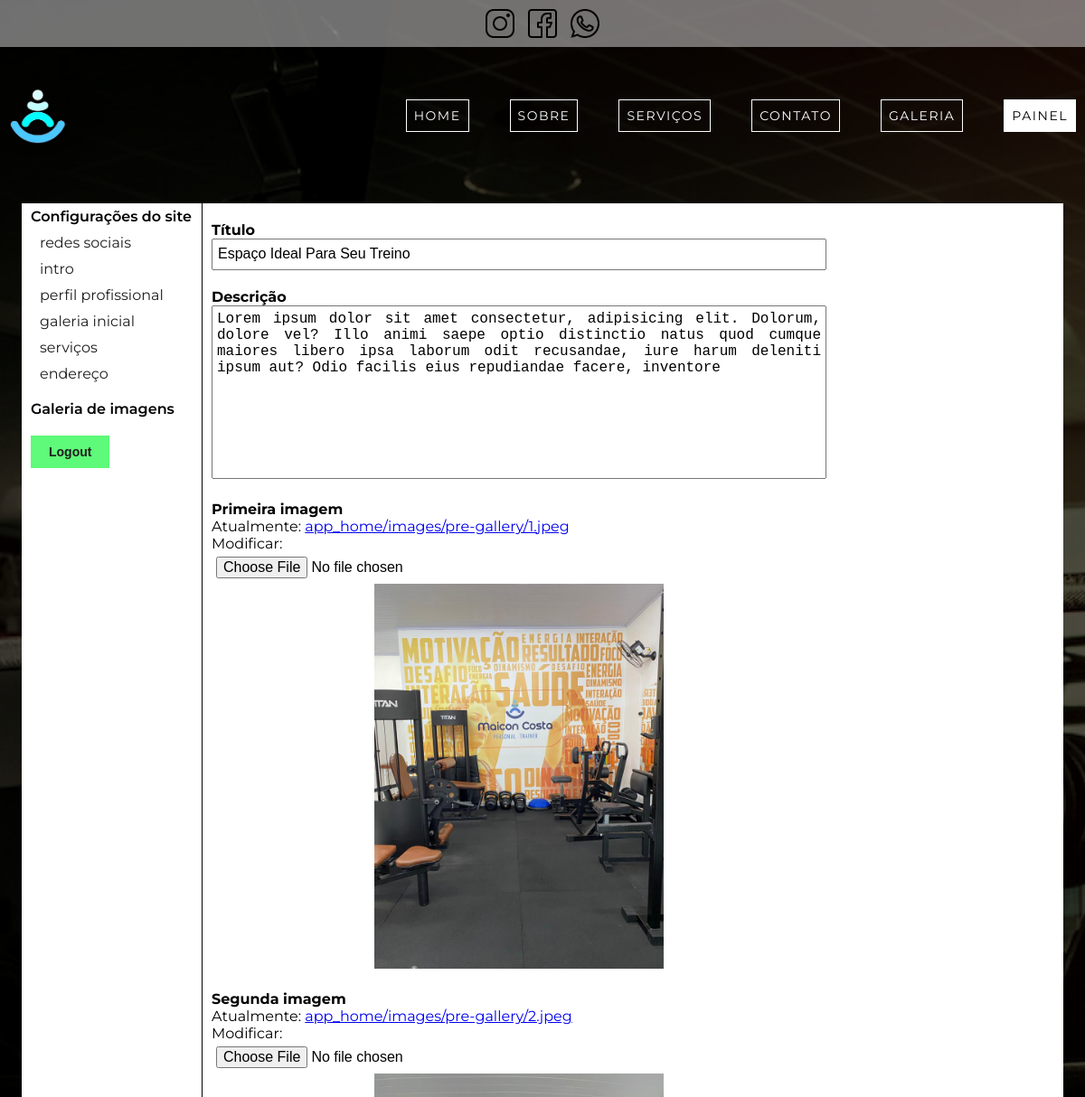
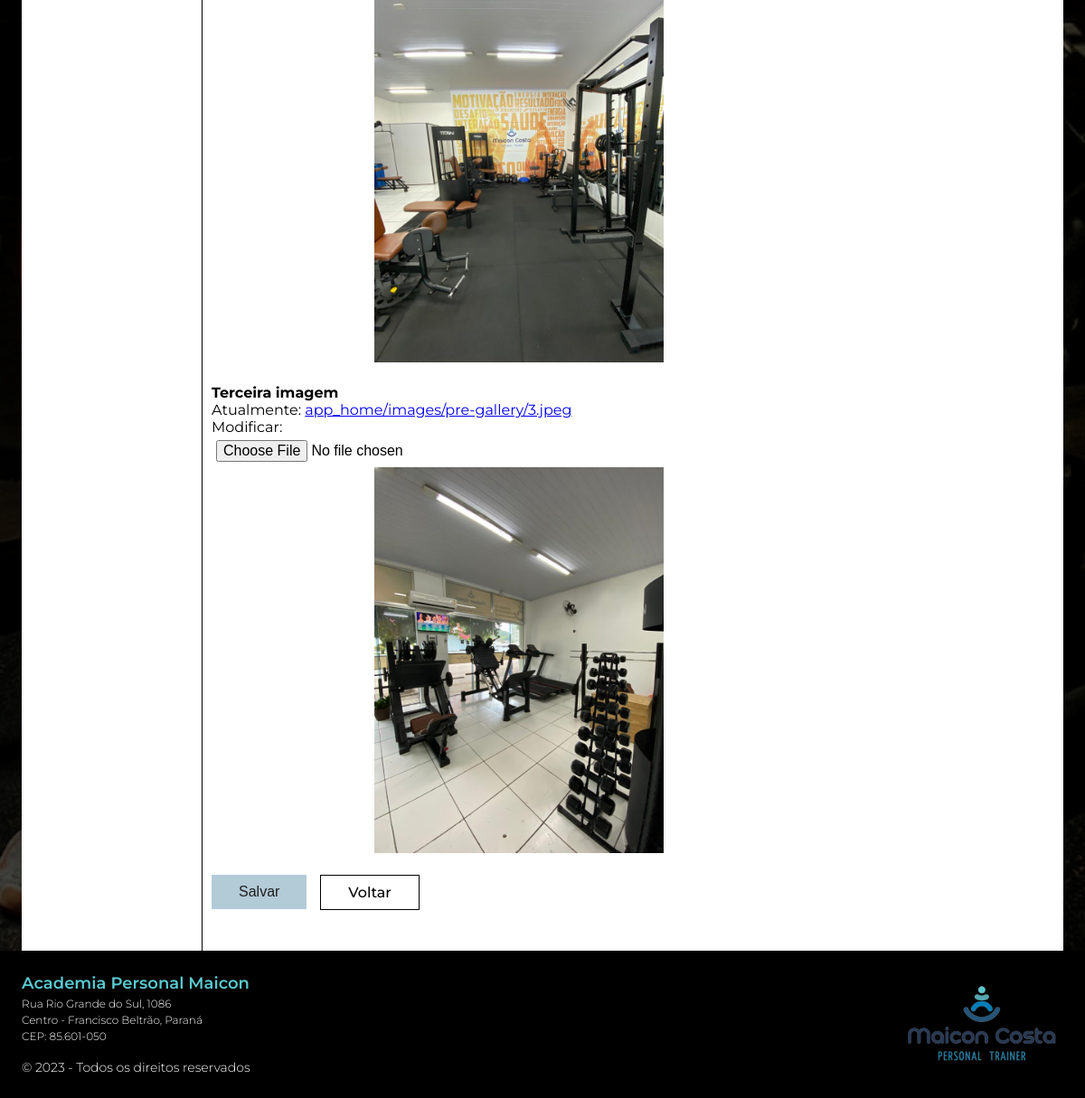
Screenshot of /author/dashboard/settings/initial-gallery/edit/ (signed in) with the database file from the repository (2 pictures, top to bottom).
### app_home/models.py (models this page shows, shortened)
class PreGallery(models.Model):
    local = 'app_home/images/pre-gallery'
    title = models.CharField(max_length=255,
                             default='',
                             verbose_name='título',
                             )
    description = models.TextField(max_length=500,
                                   default='',
                                   verbose_name='descrição',
                                   )
    image_one = models.ImageField(upload_to=local,
                                  default='',
                                  verbose_name='primeira imagem',
                                  )
    image_two = models.ImageField(upload_to=local,
                                  default='',
                                  verbose_name='segunda imagem',
                                  )
    image_three = models.ImageField(upload_to=local,
                                    default='',
                                    verbose_name='terceira imagem',
                                    )
    class Meta:
        verbose_name = 'Galeria de imagens da home'
        verbose_name_plural = 'Galeria de imagens da home'

class Adress(models.Model):
    name = models.CharField(max_length=255,
                            default='',
                            verbose_name='nome do estabelecimento',
                            )
    adress = models.CharField(max_length=255,
                              default='',
                              verbose_name='endereço',
                              )
    city = models.CharField(max_length=255,
                            default='',
                            verbose_name='bairro e cidade',
                            )
    postal = models.CharField(max_length=255,
                              default='',
                              verbose_name='cep',
                              )
    class Meta:
        verbose_name = 'Endereço'
        verbose_name_plural = 'Endereço'

### author/views/initial_gallery.py (the view)
@login_required(redirect_field_name='next', login_url='author:login')
def settings_initial_gallery(request: HttpRequest):
    gallery: PreGallery = PreGallery.objects.first()
    form: ModelForm = f.PreGalleryForm(
        data=request.POST or None,
        files=request.FILES or None,
        instance=gallery,
        )
    if form.is_valid():
        form.save()
        messages.success(request, 'Dados salvos com sucesso.')
        return redirect('author:initialgallery')
    return render(request, 'author/partials/_initialgallery.html', context={
        'form': form,
        'button_to_back_action': reverse('author:dashboard'),
    })

### author/forms/form_settings.py
class PreGalleryForm(ModelForm):
    class Meta:
        model = PreGallery
        fields = '__all__'

### app_home/context_processor.py (called while the page is built)
def adress(request: HttpRequest):
    adress = Adress.objects.first()
    return {
        'adress': adress
    }

### author/templates/author/partials/_initialgallery.html
{% extends 'author/pages/dashboard.html' %}
{% block settings %}
    {% include 'author/partials/_baseform.html' %}
{% endblock %}

### author/templates/author/partials/_baseform.html (shortened to what this page needs)
<form
    action="{{ form_action }}"
    class="C-form"
    method="POST"
    enctype="multipart/form-data">
    {% for field in form %}
        <div class="C-form__div">
            <label for="{{ field.id_for_label }}" class="C-form__label">
                {{ field.label }}
            </label>
            {{ field }}
            {% if field.name == 'image_one' and field.value.url %}
                <div class="">
                    <img src="{{ field.value.url }}" alt="">
                </div>
            {% endif %}
            {% if field.name == 'image_two' and field.value.url %}
            <div class="">
                <img src="{{ field.value.url }}" alt="">
            </div>
            {% endif %}
            {% if field.name == 'image_three' and field.value.url %}
            <div class="">
                <img src="{{ field.value.url }}" alt="">
            </div>
            {% endif %}
        </div>
    {% endfor %}
    <div class="C-buttons center_flex_row">
        <button type="submit" class="C-form__button">salvar</button>
        <a class="C-form__button C-button_to_back" href="{{ button_to_back_action }}">voltar</a>
    </div>
</form>

### base_template/global/partials/_footer.html
{% load static %}
<div class="C-footer__details">
    <a class="C-footer__link" href="{% url 'author:login' %}">
        <p class="C-footer__title">{{ adress.name }}</p>
    </a>
    <p class="C-footer__adress">{{ adress.adress }}</p>
    <p class="C-footer__adress">{{ adress.city }}</p>
    <p class="C-footer__adress">{{ adress.postal }}</p>
    <p class="C-footer__copy"> &copy; 2023 - Todos os direitos reservados</p>
</div>
<div class="C-footer__logo">
    <img src="{% static 'global/images/logo.png' %}" alt="">
</div>

### base_static/global/css/style.css (style rules this page uses)
* { margin: 0; padding: 0; box-sizing: border-box; }
:root { --blue-0: #C5FFFD; --blue-1: #B3CBD7; --blue-2: #59C9D0; --blue-3: #067CB8; --blue-4: #0B7DB2; --blue-4: #26557A; --blue-5: #283958; --blue-5-transparent: #2839589c; --blue-facebook: #1976D2; --orange-1: #ED541C; --orange-1-instagram: #FA851D; --orange-2-instagram: #F55031; --orange-3-instagram: #B43179; --orange-4-instagram: #B52F8C; --light-white: #FBFBFB; --standard-white: #ffffff; --standard-black: #000000; --black-transparent-bg: rgba(0, 0, 0, 0.7); --gray-1: rgb(65, 63, 63); --green-1-whatsapp: #30BF2E; --green-2-whatsapp: #5EFA79; --standard-gray: #1f1d1d; --standard-red: rgba(179, 46, 46, 0.863); --std-white-transparent: rgba(255, 255, 255, 0.288); --std-white-transparent-2: rgba(255, 255, 255, 0.548); --font-montserrat: 'Montserrat', sans-serif; --font-oswald: 'Oswald', sans-serif; }
html, body { font-family: var(--font-montserrat); height: 100%; }
.center_flex_row { display: flex; justify-content: center; align-items: center; }
.C-body { display: grid; grid-template-columns: 1fr; grid-template-rows: auto 1fr auto; grid-template-areas: "header" "main" "footer"; background-color: var(--black-transparent-bg); background-image: url('../images/bg-body-img_m.jpg'); background-position: center top; background-size: cover; background-repeat: no-repeat; background-attachment: fixed; }
.C-form { width: 100%; max-width: 1024px; }
.C-form__div { margin-bottom: 20px; }
.C-form__label { display: block; font-weight: 700; }
.C-form__div { width: 100%; max-width: 680px; }
.C-form__div > input { width: 100%; height: 35px; outline: none; font-size: 16px; padding: 5px; }
.C-form__div > textarea { width: 100%; resize: none; font-size: 16px; padding: 5px; font-weight: normal; text-align: justify; }
.C-form__div > div { width: 100%; max-width: 320px; text-align: center; margin: 0 auto; }
.C-form__div > a { max-width: 75vw; line-break: anywhere; }
.C-form__div > div > img { width: 100%; }
.C-buttons { justify-content: flex-start; align-items: flex-start; column-gap: 15px; row-gap: 15px; flex-wrap: wrap; margin-bottom: 25px; }
.C-form__button, .C-button_to_back { font-size: 16px; width: auto; padding: 10px 30px; background-color: var(--blue-1); color: var(--standard-gray); font-weight: 300; text-transform: capitalize; outline: none; border: none; cursor: pointer; display: block; }
.C-button_to_back { background-color: transparent; border: 1px solid var(--standard-black); text-decoration: none; font-weight: 500; color: var(--standard-black); padding: 9px 30px; }
.C-footer__link { text-decoration: none; }
.C-footer__title { font-size: 18px; font-weight: 600; color: var(--blue-2); line-height: 1.5; }
.C-footer__adress, .C-footer__copy { color: white; font-size: 12px; font-weight: 300; line-height: 1.5; }
.C-footer__copy { padding-top: 15px; font-size: 14px; }
.C-footer__logo { width: 100%; max-width: 180px; }
.C-footer__logo img { width: 100%; }
@media screen and (min-width: 1024px) { html, body { scroll-behavior: smooth; } }

### rows the page displays
PreGallery: form "Espaço Ideal Para Seu Treino" "Lorem ipsum dolor sit amet consectetur, adipisicing elit. Dolorum, dolore vel? Illo animi saepe optio distinctio natus quod cumque maiores libero ipsa laborum odit recusandae, iure harum deleniti ipsum aut? Odio facilis eius repudiandae facere, inventore"
Adress: name "Academia Personal Maicon", adress "Rua Rio Grande do Sul, 1086", city "Centro - Francisco Beltrão, Paraná", postal "CEP: 85.601-050"

### other values shown
{{ field.label }} "Título" "Descrição" "Primeira imagem" "Segunda imagem" "Terceira imagem"
